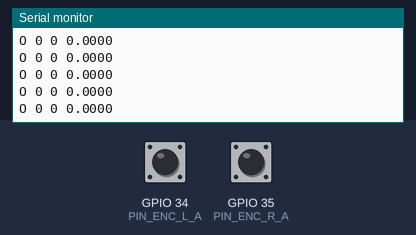
This program was run on a simulated ESP32. Parts: the last lines printed to the serial monitor. The test bench sets the inputs (shaded band); at power-on: GPIO 34 (PIN_ENC_L_A) HIGH, GPIO 35 (PIN_ENC_R_A) HIGH.

Above: at 1.2 s.
1.3 s: GPIO 34 (PIN_ENC_L_A) pulled LOW for 0.15 s
At 1.9 s:
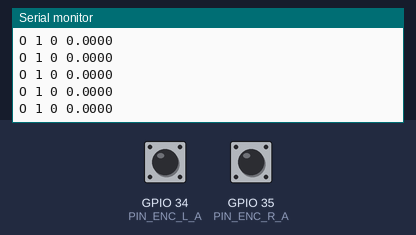
2.9 s: GPIO 35 (PIN_ENC_R_A) pulled LOW for 0.15 s
At 4.0 s:
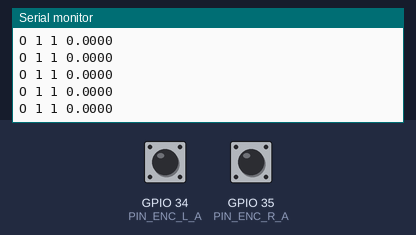
4.5 s: GPIO 34 (PIN_ENC_L_A) pulled LOW for 1 s
At 5.6 s:
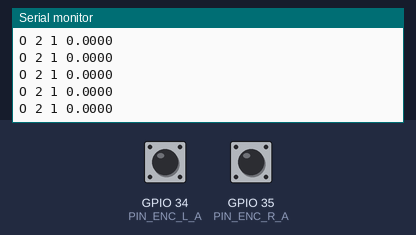
7.0 s: GPIO 35 (PIN_ENC_R_A) pulled LOW for 1 s
Timing chart, 0 to 10.0 s (numbered marks = the images above; inputs shaded):
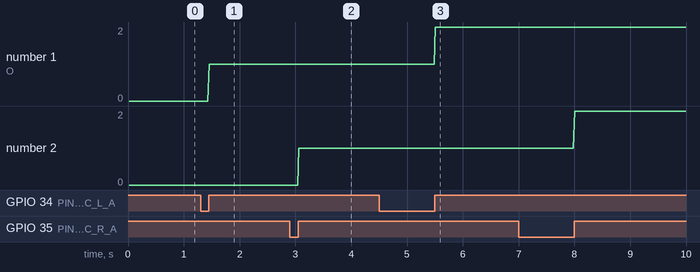

Measured:
- after the input at 1.3 s, the serial monitor: prints a new line after 0.15 s (image 1)
- after the input at 2.9 s, the serial monitor: prints a new line after 0.16 s (image 2)
- after the input at 4.5 s, the serial monitor: prints a new line after 1.0 s (image 3)
- plotted number 1: 0 → 1 after the input at 1.3 s, 1 → 2 after the input at 4.5 s

The program:

main.cpp
```cpp
// ESP32 motor controller — skeleton (Milestone M2).
//
// Responsibilities:
//   * parse "V <l> <r>" / "S" commands from the SBC
//   * drive the TB6612FNG to hit target wheel speeds (add a PID later)
//   * count quadrature encoders on interrupts
//   * read BNO055 yaw
//   * stream "O <encL> <encR> <yaw>" odometry back at ~50 Hz
//
// See README.md for the serial protocol and wiring.

#include <Arduino.h>

// --- Pins (adjust to your wiring) ---
constexpr int PIN_ENC_L_A = 34;
constexpr int PIN_ENC_R_A = 35;
constexpr int PIN_MOTOR_L_PWM = 25;
constexpr int PIN_MOTOR_R_PWM = 26;

volatile long encL = 0;
volatile long encR = 0;
float targetLeft = 0.0f;   // m/s
float targetRight = 0.0f;  // m/s

void IRAM_ATTR onEncL() { encL++; }
void IRAM_ATTR onEncR() { encR++; }

void handleCommand(const String &line) {
  if (line.length() == 0) return;
  if (line[0] == 'S') {
    targetLeft = targetRight = 0.0f;
    return;
  }
  if (line[0] == 'V') {
    int sp = line.indexOf(' ');
    int sp2 = line.indexOf(' ', sp + 1);
    targetLeft = line.substring(sp + 1, sp2).toFloat();
    targetRight = line.substring(sp2 + 1).toFloat();
  }
}

void setup() {
  Serial.begin(115200);
  pinMode(PIN_ENC_L_A, INPUT_PULLUP);
  pinMode(PIN_ENC_R_A, INPUT_PULLUP);
  attachInterrupt(digitalPinToInterrupt(PIN_ENC_L_A), onEncL, RISING);
  attachInterrupt(digitalPinToInterrupt(PIN_ENC_R_A), onEncR, RISING);
  // TODO: configure LEDC PWM channels for PIN_MOTOR_*_PWM.
  // TODO: init BNO055 over I2C.
}

void loop() {
  while (Serial.available()) {
    handleCommand(Serial.readStringUntil('\n'));
  }

  // TODO: PID from (targetLeft/Right vs. measured wheel speed) -> motor PWM.

  static unsigned long last = 0;
  if (millis() - last >= 20) {  // ~50 Hz
    last = millis();
    float yaw = 0.0f;  // TODO: read from BNO055
    Serial.printf("O %ld %ld %.4f\n", encL, encR, yaw);
  }
}
```
